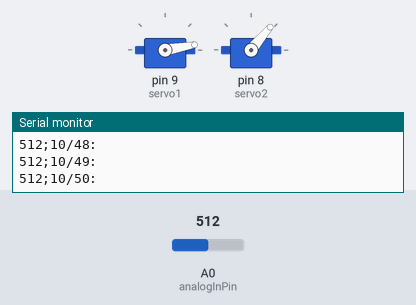
The sketch below on a simulated Arduino Uno, built with avr-gcc and run on an emulated ATmega328P. Parts: 2 × servo, the last lines printed to the serial monitor. The inputs (shaded band) are chosen by the test bench; at power-on: A0 (analogInPin) = 512.

Above: at 0.8 s.
0.9 s: A0 (analogInPin) set to 111
At 1.09 s:
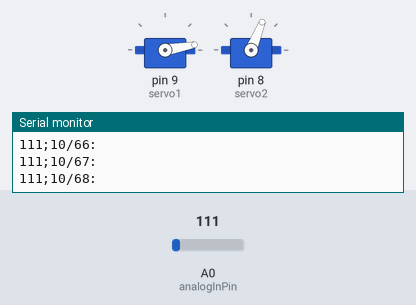
3.9 s: A0 (analogInPin) set to 88
At 4.52 s:
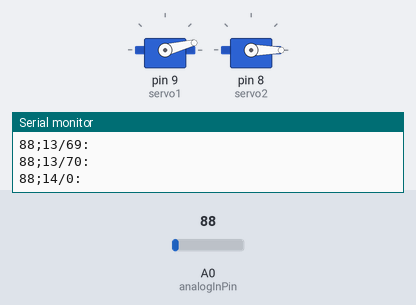
6.9 s: A0 (analogInPin) set to 122
At 8.25 s:
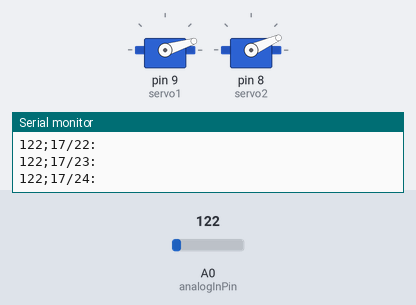
Timing chart, 0 to 35.4 s (numbered marks = the images above; inputs shaded):
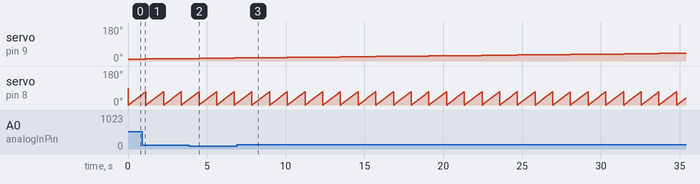

The sketch:

lab2_sweep.ino
```cpp
/* Sweep across cardboard letter 3D
 *  POE Lab 2 - DIY 3D Scanner
 *  Emily Lepert and Gracey Wilson
*/

#include <Servo.h>

Servo servo1;          //create 1st servo object to control a servo
Servo servo2;       //create 2nd servo object to control 2nd servo

int pos1 = 0;          //initialize variable to store 1st servo position
int pos2 = 0;          //initialize variable to store 2nd servo position
int hdeg1 = 70;  // highest degree
int ldeg1 = 10;  //
int ldeg2 = 0;
int rdeg2 = 70;

const int analogInPin = A0;  // Analog input pin that the potentiometer is attached to

int sensorValue = 0;        // value read from the sensor

void setup() {
  servo1.attach(9);   //attaches servo1 on pin 9 to the servo object
  servo2.attach(8);   //attaches servo2 on pin 8 to the servo object
  Serial.begin(9600);
  scan();
  Serial.println("done");
}

void scan(){
  for (pos1 = ldeg1; pos1 <= hdeg1; pos1 +=1) { //servo1 moves from 0 to deg degrees in steps on 1 degree
    servo1.write(pos1); //servo1 moves to pos1 position
    delay(15);                           //wait 15ms for servo to reach position

    for (pos2 =ldeg2; pos2 <= rdeg2; pos2 +=1){
      servo2.write(pos2);
      sensorValue = analogRead(analogInPin);   // read the analog in value

      // print the results to the Serial Monitor:
      Serial.print(sensorValue);
      Serial.print(";");
      Serial.print(pos1);
      Serial.print("/");
      Serial.print(pos2);
      Serial.println(":");

      // wait 2 milliseconds before the next loop for the analog-to-digital
      // converter to settle after the last reading:
      delay(15);
    }
  }

}

void loop() {
  /*
  for (pos1 = hdeg1; pos1 >= ldeg1; pos1 -=1) { //servo1 moves from deg to 0 degrees in steps on 1 degree
    servo1.write(pos1); //servo1 moves to pos1 position
    servo2.write(pos1);
    delay(15);                           //wait 15ms for servo to reach position

    for (pos2 =rdeg2; pos2 >= ldeg2; pos2 -=1){
      servo2.write(pos2);
      sensorValue = analogRead(analogInPin);   // read the analog in value

      // print the results to the Serial Monitor:
      Serial.print(sensorValue);
      Serial.print(";");
      Serial.print(pos1);
      Serial.print(";");
      Serial.println(pos2);

      // wait 2 milliseconds before the next loop for the analog-to-digital
      // converter to settle after the last reading:
      delay(15);
    }
  }*/
}
```

Measured:
- the behaviour switches between 100 and 99 on A0 (analogInPin) (found by bisection; images 1 and 2)
- by itself, servo on pin 8 (servo2): ramps from 0° to 70° and jumps back, once every 1.1 s
